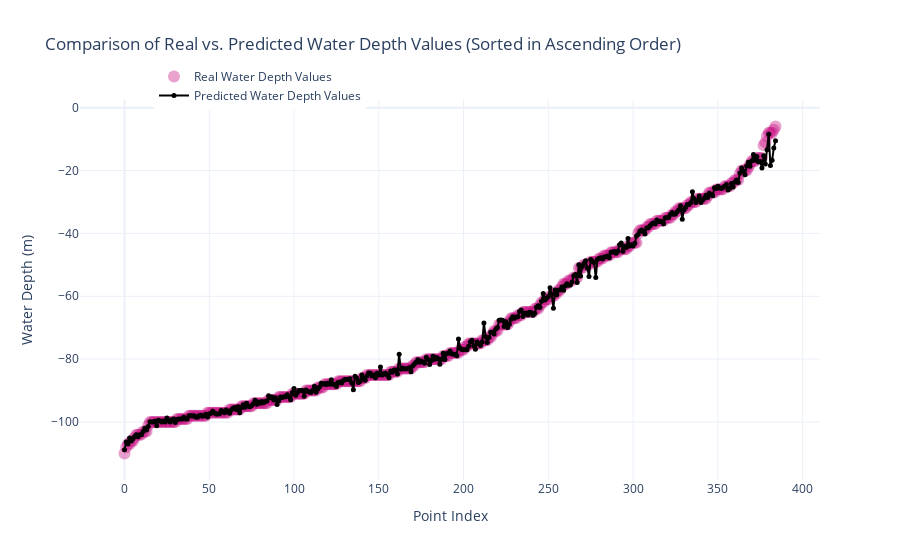

Notebook code cell kept with this figure:
### Markdown cell above
***How can we verify if our code provides reliable predictions?***
---  
We have the ***coordinates of 385 test points***, and we need to ***match them with the nearest available data points***, just as we did for the ***1,541 points***, to determine the ***water depth values*** at these locations. The extracted values will be ***saved in the file*** `elevation_385.txt` (the code will not be duplicated here).

Now, we will ***visualize and compare*** how well the predicted wind speed values for the ***385 new points*** match the actual values.

### Code cell
import numpy as np
from sklearn.neighbors import KNeighborsRegressor
import plotly.graph_objects as go

# === 1. Reading data from elevation_data.txt (training data) ===
elevation_data_path = r"C:\Users\Георгий\Desktop\MOOP Offshore Site Selection\elevation_data.txt"
train_coordinates = []  # List to store latitude and longitude coordinates
train_elevations = []  # List to store corresponding elevation values

# Open and read the elevation data file
with open(elevation_data_path, 'r') as file:
    for line in file:
        lat, lon, elevation = map(float, line.strip().split(','))  # Extract latitude, longitude, and elevation
        train_coordinates.append([lat, lon])  # Append coordinates
        train_elevations.append(elevation)  # Append elevation values

# Convert lists to NumPy arrays
X_train = np.array(train_coordinates)  # Training input (latitude, longitude)
y_train = np.array(train_elevations)  # Training output (elevation values)

# === 2. Reading data from elevation_385.txt (test data) ===
test_data_path = r"C:\Users\Георгий\Desktop\MOOP Offshore Site Selection\elevation_385.txt"
test_coordinates = []  # List to store test coordinates
real_elevations = []  # List to store real elevation values for validation

# Open and read the test elevation data file
with open(test_data_path, 'r') as file:
    for line in file:
        lat, lon, elevation = map(float, line.strip().split(','))  # Extract latitude, longitude, and elevation
        test_coordinates.append([lat, lon])  # Append test coordinates
        real_elevations.append(elevation)  # Append real elevation values

# Convert lists to NumPy arrays
X_test = np.array(test_coordinates)  # Test input (latitude, longitude)
y_test = np.array(real_elevations)  # Test output (actual elevation values)

# === 3. Training the KNN model ===
knn = KNeighborsRegressor(n_neighbors=2, weights="distance")  # Using distance-weighted KNN with 2 neighbors
knn.fit(X_train, y_train)  # Fit the model with training data

# === 4. Predicting elevation values for elevation_385.txt ===
predicted_elevations = np.round(knn.predict(X_test), 2)  # Generate predictions and round to 2 decimal places

# === 5. Sorting data by increasing real depth ===
sorted_indices = np.argsort(y_test)  # Get sorting indices based on real depth values
sorted_y_test = y_test[sorted_indices]  # Sort real depth values
sorted_predicted = predicted_elevations[sorted_indices]  # Sort predicted depth values
sorted_coordinates = np.array(test_coordinates)[sorted_indices]  # Sort test coordinates accordingly

# === 6. Creating an interactive plot ===
fig = go.Figure()

# Real elevation values (plotted as magenta markers)
fig.add_trace(go.Scatter(
    x=np.arange(len(sorted_y_test)),  # X-axis: ordered index
    y=sorted_y_test,  # Y-axis: real depth values
    mode='markers',  
    marker=dict(size=12, color='mediumvioletred', opacity=0.4),  
    name='Real Water Depth Values',  
    customdata=sorted_coordinates,  
    hovertemplate='Index: %{x}<br>Coordinates: (%{customdata[0]:.5f}, %{customdata[1]:.5f})<br>'
                  'Real Water Depth: %{y} m<extra></extra>'  
))

# Predicted elevation values (plotted as black triangle markers)
fig.add_trace(go.Scatter(
    x=np.arange(len(sorted_predicted)),  # X-axis: ordered index
    y=sorted_predicted,  # Y-axis: predicted depth values
    mode='lines+markers',
    marker=dict(size=5, color='black'),
    name='Predicted Water Depth Values',  
    customdata=sorted_coordinates, 
    hovertemplate='Index: %{x}<br>Coordinates: (%{customdata[0]:.5f}, %{customdata[1]:.5f})<br>'
                  'Predicted Water Depth: %{y} m<extra></extra>' 
))

# Configure the layout of the plot
fig.update_layout(
    title='Comparison of Real vs. Predicted Water Depth Values (Sorted in Ascending Order)',
    xaxis_title='Point Index',
    yaxis_title='Water Depth (m)',
    legend=dict(x=0.1, y=1.1),
    template='plotly_white'
)

# Display the plot
fig.show()

### Figure 1 — Plotly figure (JSON) as saved in the notebook; plotly's stock layout.template omitted (floating-point values rounded to 4 significant figures; data arrays with more than 128 entries replaced by an {"elided": "..."} marker saying what was removed)
{"data": [{"customdata": {"elided": "385x2 float values"}, "hovertemplate": "Index: %{x}<br>Coordinates: (%{customdata[0]:.5f}, %{customdata[1]:.5f})<br>Real Water Depth: %{y} m<extra></extra>", "marker": {"color": "mediumvioletred", "opacity": 0.4, "size": 12}, "mode": "markers", "name": "Real Water Depth Values", "type": "scatter", "x": {"elided": "385 int values"}, "y": {"elided": "385 int values"}}, {"customdata": {"elided": "385x2 float values"}, "hovertemplate": "Index: %{x}<br>Coordinates: (%{customdata[0]:.5f}, %{customdata[1]:.5f})<br>Predicted Water Depth: %{y} m<extra></extra>", "marker": {"color": "black", "size": 5}, "mode": "lines+markers", "name": "Predicted Water Depth Values", "type": "scatter", "x": {"elided": "385 int values"}, "y": {"elided": "385 float values"}}], "layout": {"legend": {"x": 0.1, "y": 1.1}, "title": {"text": "Comparison of Real vs. Predicted Water Depth Values (Sorted in Ascending Order)"}, "xaxis": {"title": {"text": "Point Index"}}, "yaxis": {"title": {"text": "Water Depth (m)"}}}}
